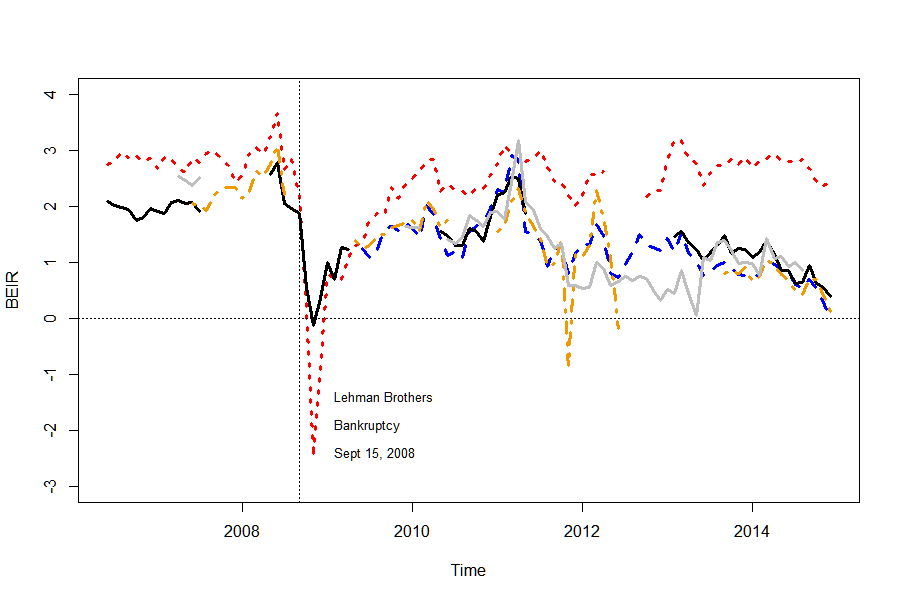

Reproduce this figure in R.
# ------------------------------------------------------------------------------
# Project:     MTS - Modeling of Term Structure for Inflation Estimation
# ------------------------------------------------------------------------------
# Quantlet:    MTS_BEIR
# ------------------------------------------------------------------------------
# Description: Plots the breakeven inflation rate (BEIR) across five different
#              industrialized European countries - U.K., Germany, France,
#              Italy and Sweden.
# ------------------------------------------------------------------------------
# Keywords:    plot, time-series, graphical representation, visualization,
#              bond, interest-rate
# ------------------------------------------------------------------------------
# See also:
# ------------------------------------------------------------------------------
# Author:      Shi Chen
# ------------------------------------------------------------------------------

# clear history
rm(list = ls(all = TRUE))
graphics.off()

# install and load packages
libraries = c("zoo")
lapply(libraries, function(x) if (!(x %in% installed.packages())) {
  install.packages(x)
})
lapply(libraries, library, quietly = TRUE, character.only = TRUE)

## read data of U.K.
ukdata1 = read.csv("ukspot_nom.csv", header = F, sep = ";")  #U.K. nominal bonds
ukdate = as.character(ukdata1[, 1])
st = which(ukdate == "30 Jun 06")
et = which(ukdate == "31 Dez 14")
ukdata11 = ukdata1[(st:et), 3:51]

ukdata2 = read.csv("ukspot_real.csv", header = F, sep = ";")  #U.K. inflation-indexed bonds
ukdate = as.character(ukdata2[, 1])
st = which(ukdate == "30 Jun 06")
et = which(ukdate == "31 Dez 14")
ukdata22 = ukdata2[(st:et), 2:47]
uknom = cbind(ukdata11[, 5], ukdata11[, 7], ukdata11[, 9])
ukinf = cbind(ukdata22[, 2], ukdata22[, 4], ukdata22[, 6])
ukmat = c(3, 4, 5)

ukjoi = cbind(uknom[, 1], ukinf[, 1])
for (i in 2:length(ukmat)) {
  ukjoi = cbind(ukjoi, uknom[, i], ukinf[, i])
}


ukbei = uknom - ukinf  #mat: 3,4,5
ts.ukbeipre = ts(ukbei[, 1], frequency = 12, start = c(2006, 6))

## read data of Germany
dedata1 = read.csv("denom.csv", header = F, sep = ";")
dedate = as.character(dedata1[, 1])
st = which(dedate == "30.06.2009")
et = which(dedate == "31.12.2014")
dedata11 = dedata1[(st:et), 2:14]

dedata2 = read.csv("deinf.csv", header = F, sep = ";")
dedate = as.character(dedata2[, 2])
st = which(dedate == "30.06.2009")
et = which(dedate == "31.12.2014")
dedata22 = dedata2[(st:et), 3:5]

denom = cbind(dedata11[, 4], dedata11[, 6], dedata11[, 9])
deinf = cbind(dedata22[, 1], dedata22[, 2], dedata22[, 3])
demat = c(5, 7, 10)

dejoi = cbind(denom[, 1], deinf[, 1])
for (i in 2:length(demat)) {
  dejoi = cbind(dejoi, denom[, i], deinf[, i])
}

debei = denom - deinf
ts.debeipre = ts(debei[, 1], frequency = 12, start = c(2009, 6))

## read data of France
frdata1 = read.csv("frnom2.csv", header = F, sep = ";")
frdate = as.character(frdata1[, 2])
st = which(frdate == "30.06.2006")
et = which(frdate == "31.12.2014")
frdata11 = frdata1[(st:et), 3:14]

frdata2 = read.csv("frinf_bloom.csv", header = F, sep = ";")
frdate = as.character(frdata2[, 1])
st = which(frdate == "30.06.2006")
et = which(frdate == "31.12.2014")
frdata22 = frdata2[(st:et), 2:9]

frnom = cbind(frdata11[, 2], frdata11[, 4], frdata11[, 9])
frinf = cbind(frdata22[, 2], frdata22[, 4], frdata22[, 5])
frmat = c(3, 5, 10)

frjoi = cbind(frnom[, 1], frinf[, 1])
for (i in 2:length(frmat)) {
  frjoi = cbind(frjoi, frnom[, i], frinf[, i])
}

frbei = frnom - frinf
ts.frbeipre = ts(frbei[, 1], frequency = 12, start = c(2006, 6))

### read data of Italy
itdata1 = read.csv("itnom.csv", header = F, sep = ";")
itdate = as.character(itdata1[, 1])
st = which(itdate == "30.06.2006")
st = which(itdate == "29.06.2007")
et = which(itdate == "31.12.2014")
itdata11 = itdata1[(st:et), 2:12]

itdata2 = read.csv("itinf2.csv", header = F, sep = ";")
itdate = as.character(itdata2[, 1])
st = which(itdate == "29.06.2007")
et = which(itdate == "31.12.2014")
itdata22 = itdata2[(st:et), 2:8]

itnom = cbind(itdata11[, 2], itdata11[, 4], itdata11[, 9])
itinf = cbind(itdata22[, 3], itdata22[, 4], itdata22[, 6])
itmat = c(3, 5, 10)

itjoi = cbind(itnom[, 1], itinf[, 1])
for (i in 2:length(itmat)) {
  itjoi = cbind(itjoi, itnom[, i], itinf[, i])
}

itbei = itnom - itinf
ts.itbeipre = ts(itbei[, 1], frequency = 12, start = c(2007, 6))

## read data of Sweden
swdata1 = read.csv("swnom.csv", header = F, sep = ";")
swdate = as.character(swdata1[, 1])
st = which(swdate == "30.04.2007")
et = which(swdate == "29.08.2014")
swdata11 = swdata1[(st:et), 2:8]

swdata2 = read.csv("swinf3.csv", header = F, sep = ";")
swdate = as.character(swdata2[, 1])
st = which(swdate == "30.04.2007")
et = which(swdate == "29.08.2014")
swdata22 = swdata2[(st:et), 2:6]

swnom = cbind(swdata11[, 1], swdata11[, 4], swdata11[, 5])
swinf = cbind(swdata22[, 1], swdata22[, 2], swdata22[, 3])
swmat = c(2, 5, 7)

swjoi = cbind(swnom[, 1], swinf[, 1])
for (i in 2:length(swmat)) {
  swjoi = cbind(swjoi, swnom[, i], swinf[, i])
}
swbei = swnom - swinf
ts.swbeipre = ts(swbei[, 1], frequency = 12, start = c(2007, 4))

#### BEIR plot
par(mfrow = c(1, 1), pty = "m")
plot(ts.ukbeipre, lty = 3, lwd = 3, col = "red", ylim = c(-3, 4), ylab = "BEIR")
lines(ts.debeipre, lty = 2, col = "blue", lwd = 3)
lines(ts.frbeipre, lty = 1, col = "black", lwd = 3)
lines(ts.itbeipre, lty = 4, col = "orange2", lwd = 3)
lines(ts.swbeipre, lty = 1, col = "grey", lwd = 3)
abline(h = 0, lty = "dotted", col = "gray3")
abline(v = time(ts.ukbeipre)[28], lty = "dotted", col = "gray3")
text(time(ts.ukbeipre)[33], -1.5, "Lehman Brothers", col = "gray3", adj = c(0, 
                                                                            -0.1), cex = 0.8)
text(time(ts.ukbeipre)[33], -2, "Bankruptcy", col = "gray3", adj = c(0, 
                                                                     -0.1), cex = 0.8)
text(time(ts.ukbeipre)[33], -2.5, "Sept 15, 2008", col = "gray3", adj = c(0, 
                                                                          -0.1), cex = 0.8)
